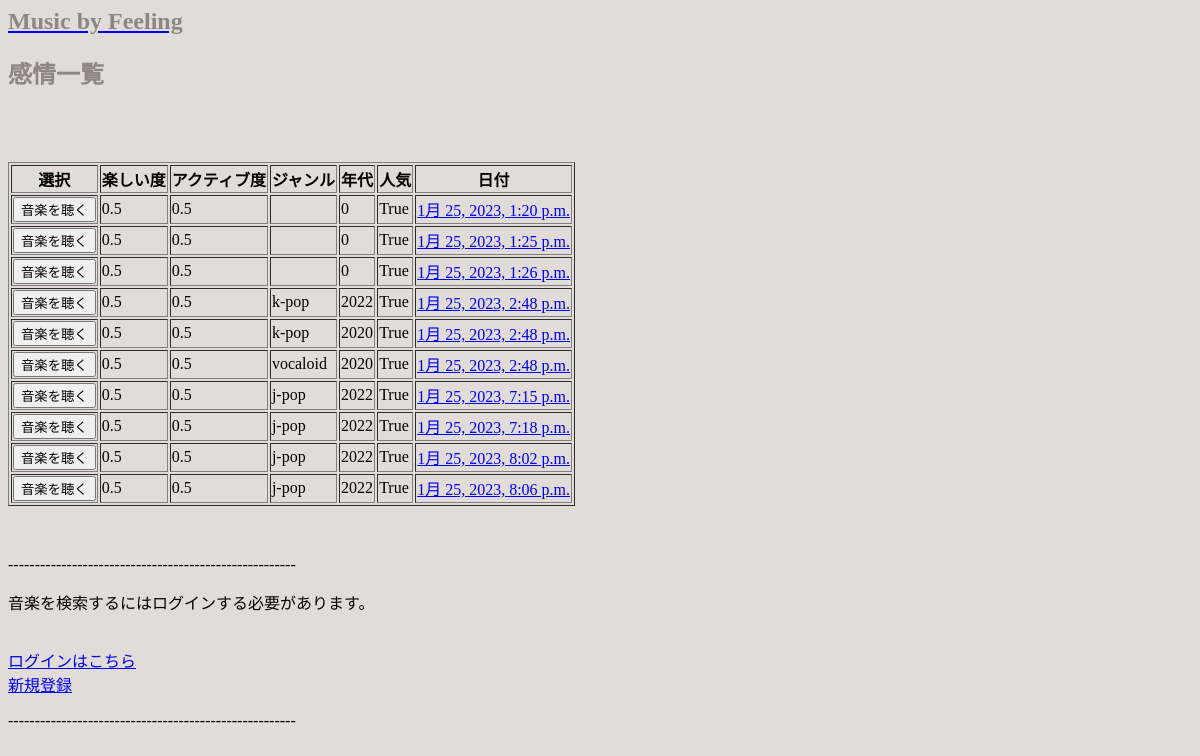
Before: /1/music_list/ with the older database file.
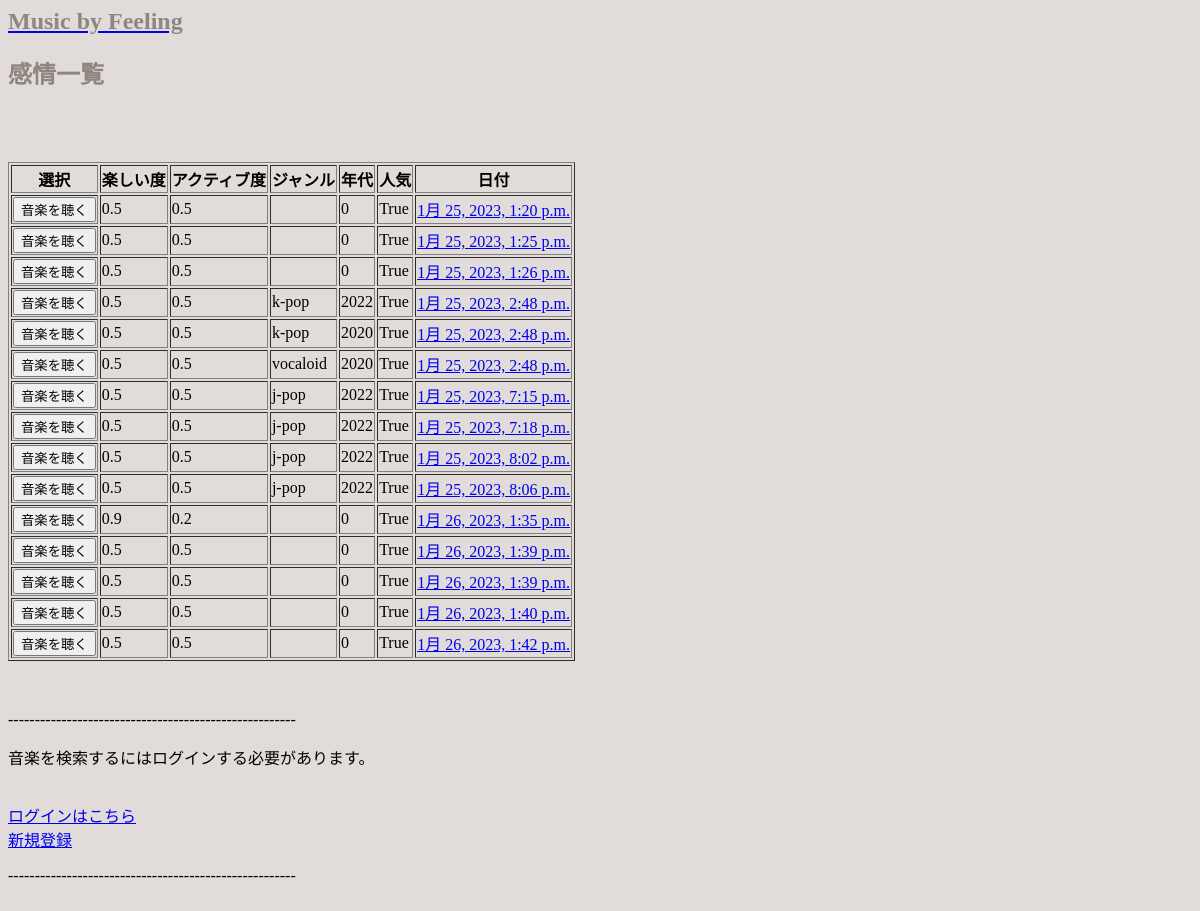
After: the same page with the newer database file.
### music_by_feeling/models.py (models this page shows, shortened)
class Music(models.Model):
    user = models.ForeignKey(to=User, on_delete=models.CASCADE, null=True)
    feeling_1 = models.CharField(max_length=10, default='5')
    feeling_2 = models.CharField(max_length=10, default='5')
    artist = models.CharField(max_length=20,default='',blank=True, null=True)
    genre = models.CharField(
         max_length=10,
         default='',
         blank=True,
         null=True
         )
    era = models.IntegerField('年代',blank=True, null=True,default=0)              #選択なしの時は0が入る
    date = models.DateTimeField('日付', null=True)
    famous = models.BooleanField(default=False, blank=True, null=True)
    """time = models.DateTimeField(default=timezone.now)"""

### music_by_feeling/views.py (the view)
# urls.py: path('<int:id>/music_list/',views.MusicList.as_view(), name='music_list'),
class MusicList(ListView):
    context_object_name="music_list"
    template_name="music_list.html"
    model=Music
    '''
    #アンケート用にカット。アンケート後に変える。
    def get_queryset(self):
        return Music.objects.filter(user=self.request.user.id)
    '''

### music_by_feeling/category_list.py (called while the page is built)
def common(request):
    context = {
            'category_list': Category.objects.all(),
    }
    return context

### music_by_feeling/templates/music_by_feeling/music_list.html (shortened to what this page needs)
{% extends 'music_by_feeling/base.html' %}
{% block content %}
<h2>感情一覧</h2>
<!doctype html>
<html>
    <body>
        <ul>
            <br>
            <br>
        </ul>
        <form action="{% url 'music_by_feeling:spotifyLoad' user.id %}" method="post">
            <div class="music">
                    <table border="1">
                        <tr>
                            <th>選択</th>
                            <th>楽しい度</th>
                            <th>アクティブ度</th>
                            <th>ジャンル</th>
                            <th>年代</th>
                            <th>人気</th>
                            <th>日付</th>
                        </tr>
                        {% for music in music_list %}
                        <tr>
                            <td>
                              <input type="submit" onclick="select_year_reflect({{ music.id }})" value="音楽を聴く">
                            </td>
                            <td>{{ music.feeling_1 }}</td>
                            <td>{{ music.feeling_2 }}</td>
                            <td>{{ music.genre }}</td>
                            <td>{{ music.era }}</td>
                            <td>{{ music.famous }}</td>
                            <td><a href="{% url 'music_by_feeling:page3' user.id %}">{{ music.date }}</a></td>
                        </tr>
                        {% empty %}
                            <a href="{% url 'music_by_feeling:page3' user.id %}">感情入力履歴がありません。気分を入力しよう！</a>
                        {% endfor %}
                    </table>
            </div>
        </form>
    </body>
</html>
{% endblock %}

### music_by_feeling/templates/music_by_feeling/base.html (shortened to what this page needs)
<!doctype html>
<html>
    <head>
    </head>
    <body>
        <a href="{% url 'music_by_feeling:index' %}">
            <h2>Music by Feeling</h2>
        </a>
        {% block content %}
        {% endblock %}
        <br>
        <p>------------------------------------------------------</p>
        {% if user.id  %}
            <p>こんにちは{{ user.username }}さん</p>
            <a href="{% url 'music_by_feeling:logout'  %}">ログアウト</a><br>
        {% else %}
            <p>音楽を検索するにはログインする必要があります。</p><br>
            <a href="{% url 'music_by_feeling:login' %}">ログインはこちら</a><br>
            <a href="{% url 'music_by_feeling:signup' %}">新規登録</a><br>
        {% endif %}
        <p>------------------------------------------------------</p>
        <br>
    </body>
</html>

### music_by_feeling/templates/music_by_feeling/base.html (style rules this page uses)
body { background-color: e1dcd9; }
h2 { color: 8f8681; }

Changed rows visible on the page:
added Music: feeling_1 "0.9", feeling_2 "0.2", era "0", famous "True", date "1月 26, 2023, 1:35 p.m."
added Music: feeling_1 "0.5", feeling_2 "0.5", era "0", famous "True", date "1月 26, 2023, 1:39 p.m."
added Music: feeling_1 "0.5", feeling_2 "0.5", era "0", famous "True", date "1月 26, 2023, 1:39 p.m."
added Music: feeling_1 "0.5", feeling_2 "0.5", era "0", famous "True", date "1月 26, 2023, 1:40 p.m."
added Music: feeling_1 "0.5", feeling_2 "0.5", era "0", famous "True", date "1月 26, 2023, 1:42 p.m."
